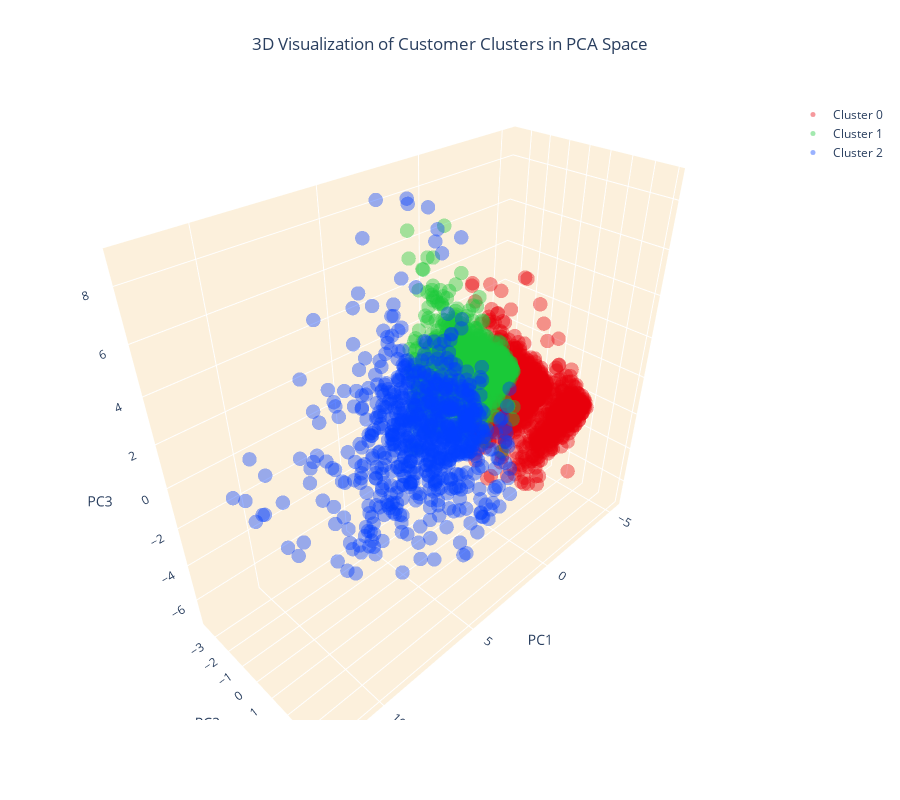

Notebook source saved alongside this figure:
### Code cell
# Create separate data frames for each cluster
clusters = {}
for cluster_num in range(3):
    clusters[cluster_num] = customer_data_pca[customer_data_pca['cluster'] == cluster_num]

# Create a 3D scatter plot
fig = go.Figure()

# Add data points for each cluster separately and specify the color
for cluster_num, cluster_data in clusters.items():
    fig.add_trace(go.Scatter3d(
        x=cluster_data['PC1'], 
        y=cluster_data['PC2'], 
        z=cluster_data['PC3'], 
        mode='markers', 
        marker=dict(color=colors[cluster_num], size=5, opacity=0.4), 
        name=f'Cluster {cluster_num}'
    ))

# Set the title and layout details
fig.update_layout(
    title=dict(text='3D Visualization of Customer Clusters in PCA Space', x=0.5),
    scene=dict(
        xaxis=dict(backgroundcolor="#fcf0dc", gridcolor='white', title='PC1'),
        yaxis=dict(backgroundcolor="#fcf0dc", gridcolor='white', title='PC2'),
        zaxis=dict(backgroundcolor="#fcf0dc", gridcolor='white', title='PC3'),
    ),
    width=900,
    height=800
)

# Show the plot
fig.show()

### Figure 1 — Plotly figure (JSON) as saved in the notebook; plotly's stock layout.template omitted (floating-point values rounded to 4 significant figures; data arrays with more than 128 entries replaced by an {"elided": "..."} marker saying what was removed)
{"data": [{"marker": {"color": "#e8000b", "opacity": 0.4, "size": 5}, "mode": "markers", "name": "Cluster 0", "type": "scatter3d", "x": {"elided": "1656 float values"}, "y": {"elided": "1656 float values"}, "z": {"elided": "1656 float values"}}, {"marker": {"color": "#1ac938", "opacity": 0.4, "size": 5}, "mode": "markers", "name": "Cluster 1", "type": "scatter3d", "x": {"elided": "1675 float values"}, "y": {"elided": "1675 float values"}, "z": {"elided": "1675 float values"}}, {"marker": {"color": "#023eff", "opacity": 0.4, "size": 5}, "mode": "markers", "name": "Cluster 2", "type": "scatter3d", "x": {"elided": "736 float values"}, "y": {"elided": "736 float values"}, "z": {"elided": "736 float values"}}], "layout": {"height": 800, "scene": {"xaxis": {"backgroundcolor": "#fcf0dc", "gridcolor": "white", "title": {"text": "PC1"}}, "yaxis": {"backgroundcolor": "#fcf0dc", "gridcolor": "white", "title": {"text": "PC2"}}, "zaxis": {"backgroundcolor": "#fcf0dc", "gridcolor": "white", "title": {"text": "PC3"}}}, "title": {"text": "3D Visualization of Customer Clusters in PCA Space", "x": 0.5}, "width": 900}}
